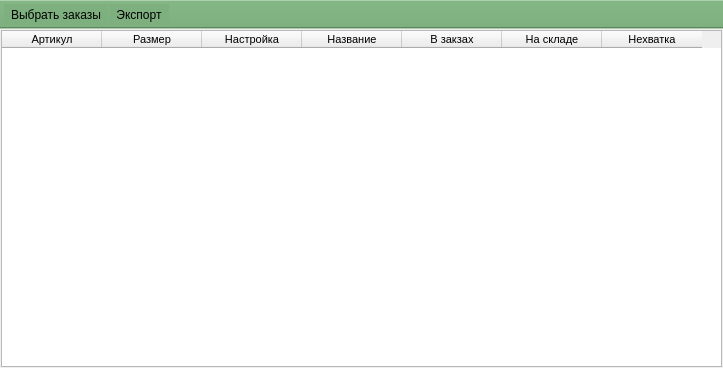
<?xml version="1.0" encoding="UTF-8"?>
<ui version="4.0">
 <class>MainWindow</class>
 <widget class="QMainWindow" name="MainWindow">
  <property name="geometry">
   <rect>
    <x>0</x>
    <y>0</y>
    <width>723</width>
    <height>368</height>
   </rect>
  </property>
  <property name="windowTitle">
   <string>Нехватка для отгрузки</string>
  </property>
  <widget class="QWidget" name="centralwidget">
   <layout class="QGridLayout" name="gridLayout">
    <property name="leftMargin">
     <number>1</number>
    </property>
    <property name="topMargin">
     <number>1</number>
    </property>
    <property name="rightMargin">
     <number>1</number>
    </property>
    <property name="bottomMargin">
     <number>1</number>
    </property>
    <property name="spacing">
     <number>1</number>
    </property>
    <item row="0" column="0">
     <widget class="QTableWidget" name="tw_article">
      <property name="font">
       <font>
        <family>Tahoma</family>
        <pointsize>8</pointsize>
       </font>
      </property>
      <property name="editTriggers">
       <set>QAbstractItemView::NoEditTriggers</set>
      </property>
      <property name="tabKeyNavigation">
       <bool>true</bool>
      </property>
      <property name="showDropIndicator" stdset="0">
       <bool>true</bool>
      </property>
      <property name="alternatingRowColors">
       <bool>true</bool>
      </property>
      <property name="selectionBehavior">
       <enum>QAbstractItemView::SelectRows</enum>
      </property>
      <attribute name="verticalHeaderVisible">
       <bool>false</bool>
      </attribute>
      <attribute name="verticalHeaderDefaultSectionSize">
       <number>20</number>
      </attribute>
      <column>
       <property name="text">
        <string>Артикул</string>
       </property>
      </column>
      <column>
       <property name="text">
        <string>Размер</string>
       </property>
      </column>
      <column>
       <property name="text">
        <string>Настройка</string>
       </property>
      </column>
      <column>
       <property name="text">
        <string>Название</string>
       </property>
      </column>
      <column>
       <property name="text">
        <string>В закзах</string>
       </property>
      </column>
      <column>
       <property name="text">
        <string>На складе</string>
       </property>
      </column>
      <column>
       <property name="text">
        <string>Нехватка</string>
       </property>
      </column>
     </widget>
    </item>
   </layout>
  </widget>
  <widget class="QToolBar" name="toolBar">
   <property name="windowTitle">
    <string>toolBar</string>
   </property>
   <property name="styleSheet">
    <string notr="true">background-color: rgb(126, 176, 127);</string>
   </property>
   <property name="movable">
    <bool>false</bool>
   </property>
   <attribute name="toolBarArea">
    <enum>TopToolBarArea</enum>
   </attribute>
   <attribute name="toolBarBreak">
    <bool>false</bool>
   </attribute>
   <addaction name="pb_filter_order"/>
   <addaction name="pb_export"/>
  </widget>
  <action name="pb_filter_order">
   <property name="text">
    <string>Выбрать заказы</string>
   </property>
  </action>
  <action name="pb_export">
   <property name="text">
    <string>Экспорт</string>
   </property>
  </action>
 </widget>
 <resources/>
 <connections>
  <connection>
   <sender>pb_filter_order</sender>
   <signal>triggered()</signal>
   <receiver>MainWindow</receiver>
   <slot>ui_view_filter_order()</slot>
   <hints>
    <hint type="sourcelabel">
     <x>-1</x>
     <y>-1</y>
    </hint>
    <hint type="destinationlabel">
     <x>394</x>
     <y>218</y>
    </hint>
   </hints>
  </connection>
 </connections>
 <slots>
  <slot>ui_view_filter_order()</slot>
 </slots>
</ui>
